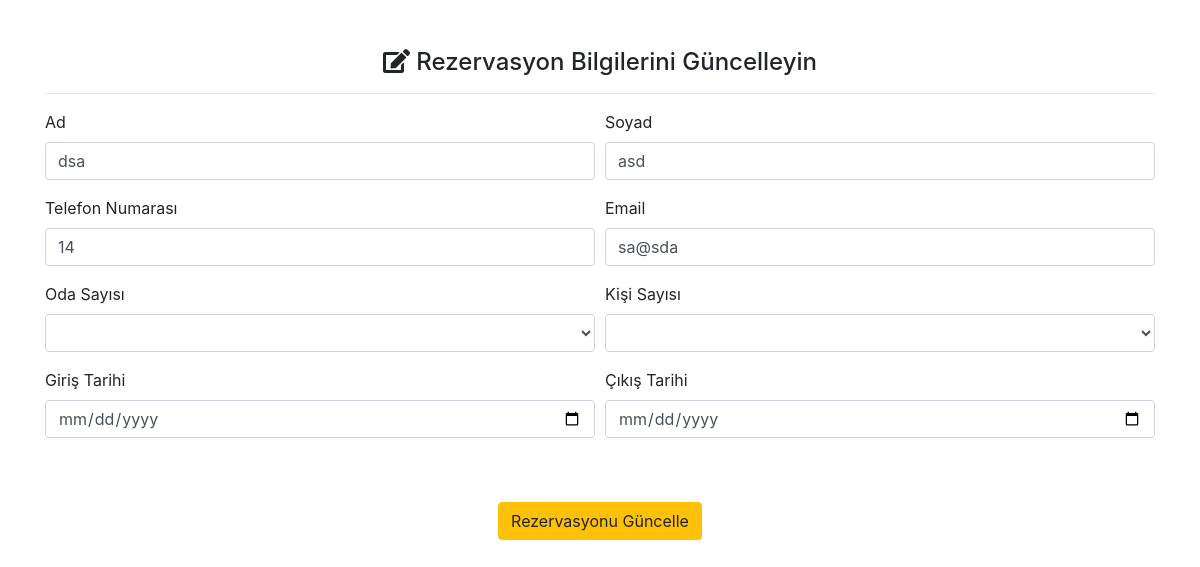
Screenshot of /pdo/guncelle.php?id=69 with the database file from the repository.
### tables this page shows
CREATE TABLE `rezervasyonbilgileri` (
  `id` int(11) NOT NULL,
  `uyeid` int(11) NOT NULL,
  `odaid` int(11) NOT NULL,
  `Ad` varchar(30) NOT NULL,
  `Soyad` varchar(30) NOT NULL,
  `Telno` text NOT NULL,
  `Email` varchar(50) NOT NULL,
  `Odasayisi` int(11) NOT NULL,
  `Kisisayisi` int(11) NOT NULL,
  `Giristarihi` date NOT NULL,
  `Cikistarihi` date NOT NULL,
  `Rezervetarihi` datetime NOT NULL DEFAULT current_timestamp()
);

### pdo/guncelle.php (the view, shortened to what this page needs)
<?php
require_once'veritabanibaglantisi.php';
?>
<!DOCTYPE html>
<html lang="en">
<head>
        <link rel="stylesheet" href="https://stackpath.bootstrapcdn.com/bootstrap/4.5.0/css/bootstrap.min.css">
      <link href="../dosyalar/font-awesome/css/all.css" rel="stylesheet">
      <link href="../dosyalar/font-awesome/webfonts" rel="stylesheet">
</head>
<body>
  <main class="my-5">
  <div class="container">
  <div class="row">
  <div class="col-md-12">
<h4 class='page-header text-center'><i class="fas fa-edit"></i> Rezervasyon Bilgilerini Güncelleyin</h4><hr>
<?php
$kullanici_id=intval($_GET['id']);
$sql = "SELECT Ad,Soyad,Telno,Email,Odasayisi,Kisisayisi,id from rezervasyonbilgileri where id=:uid";
$query = $dbh->prepare($sql);
$query->bindParam(':uid',$kullanici_id,PDO::PARAM_STR);
$query->execute();
$results=$query->fetchAll(PDO::FETCH_OBJ);
if($query->rowCount() > 0)
{
foreach($results as $result)
{
?>
<form name="kayitekleme" method="post">
    <div class="form-row">
  <div class="form-group col-md-6">
  <label>Ad</label>
  <input type="text" name="ad"  value="<?php echo htmlentities($result->Ad);?>"  class="form-control" onkeypress='return event.keyCode >= 65 && event.keyCode <= 122' required>
  </div>
  <div class="form-group col-md-6">
  <label>Soyad</label>
  <input type="text" name="soyad" value="<?php echo htmlentities($result->Soyad);?>"  class="form-control" onkeypress='return event.keyCode >= 65 && event.keyCode <= 122' required>
  </div>
  <div class="form-group col-md-6">
  <label>Telefon Numarası</label>
  <input type="text" name="telno" value="<?php echo htmlentities($result->Telno);?>" class="form-control" maxlength="10"   maxlength="11" class="form-control" onkeypress='return event.keyCode >= 48 && event.keyCode <= 57' required>
  </div>
  <div class="form-group col-md-6">
  <label>Email</label>
  <input type="email" name="email" value="<?php echo htmlentities($result->Email);?>" class="form-control" required>
  </div>
  <div class="form-group col-md-6">
    <label>Oda  Sayısı</label>
    <select   name="odasayisi" value="<?php echo htmlentities($result->Odasayisi);?>" class="form-control" onkeypress='return event.keyCode >= 48 && event.keyCode <= 57' required>
    <option selected></option>
    <option>1</option>
    </select>
    </div>
    <div class="form-group col-md-6">
      <label>Kişi  Sayısı</label>
      <select name="kisisayisi" value="<?php echo htmlentities($result->Kisisayisi);?>" class="form-control" onkeypress='return event.keyCode >= 48 && event.keyCode <= 57' required>
      <option selected></option>
      <option>1</option>
      </select>
      </div>
      <div class="form-group col-md-6">
      <label>Giriş Tarihi</label>
      <input type="date" name="giristarihi" value="<?php echo htmlentities($result->Giristarihi);?>" class="form-control" required>
      </div>
      <div class="form-group col-md-6">
      <label>Çıkış Tarihi</label>
      <input type="date" name="cikistarihi"  value="<?php echo htmlentities($result->Cikistarihi);?>" class="form-control" required>
      </div>
    </div>
<?php }} ?>
<br><br>
  <div class="form-group text-center">
  <input type="submit" name="guncelle" class="btn btn-warning"  value="Rezervasyonu Güncelle">
  </div>
  </form>
	</div>
</div>
<ins class="adsbygoogle"
     style="display:inline-block;width:728px;height:15px"
     data-ad-client="ca-pub-8906663933481361"
     data-ad-slot="3318815534"></ins>
</div>
</main>
</body>
</html>

### rows the page displays
rezervasyonbilgileri: ad "dsa", soyad "asd", telno "14", email "sa@sda"
